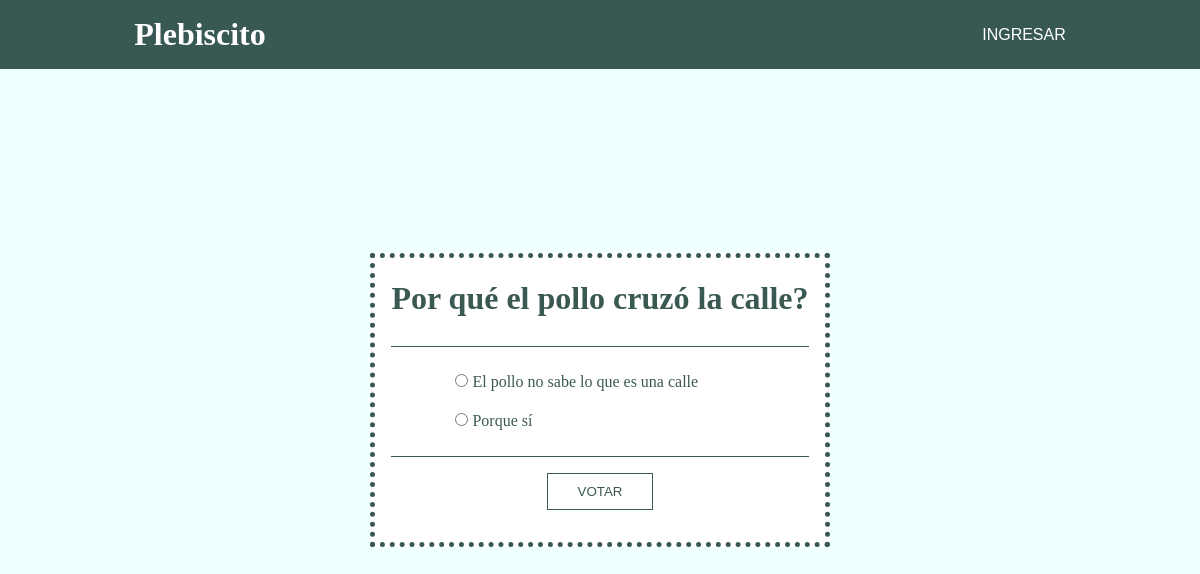
The app's page /polls/5/ with its own data.
### polls/models.py (models this page shows, shortened)
class Question(models.Model):
    question_text = models.CharField(max_length=200)
    pub_date = models.DateTimeField('Fecha de publicación')
    def was_published_recently(self):
        now = timezone.now()
        return now - datetime.timedelta(days=1) <= self.pub_date <=now
    was_published_recently.admin_order_field = 'pub_date'
    was_published_recently.boolean = True
    was_published_recently.short_description = 'Publicado recientemente?'

class Choice(models.Model):
    question = models.ForeignKey(Question, on_delete=models.CASCADE)
    choice_text = models.CharField(max_length=200)
    votes = models.IntegerField(default=0)

### polls/views.py (the view)
# urls.py: path('<int:pk>/', views.DetailView.as_view(), name='detail'),
class DetailView(generic.DetailView):
    model = Question
    template_name = 'polls/detail.html'

### polls/templates/polls/detail.html (shortened to what this page needs)
{% extends 'base.html' %}
{% block content %}
<div class="sub-title">
  <h1>{{ question.question_text }}</h1>
</div>
<div class="sub-content">
<form action='{% url 'polls:vote' question.id %}' method='post'>
{% for choice in question.choice_set.all %}
  <div class="sub-option">
    <input type="radio" name="choice" id="choice{{ forloop.counter }}" value="{{ choice.id }}">
    <label for="choice{{ forloop.counter }}">{{ choice.choice_text }}</label><br>
  </div>
{% endfor %}
</div>
<div class="sub-footer">
    <input type="submit" value="VOTAR">
</div>
{% endblock %}

### polls/templates/base.html (style rules this page uses)
* { margin: 0; padding: 0; }
*, *::before, *::after { box-sizing: border-box; }
:root { --background: rgba(10, 47, 40, 0.8); }
h1, h2, h3 { font-family: 'Times New Roman', Times, serif; }
.sub-title { text-align: center; padding-bottom: 1.5em; border-bottom: 1px solid var(--background); }
.sub-content { padding: 1em; line-height: 1.4; }
.sub-option { padding: .5em 3em; }
.sub-footer { padding: 1em; text-align: center; border-top: 1px solid var(--background); }
input[type=submit] { background: white; color: var(--background); border: 1px solid var(--background); padding: 10px 30px; }

### records on screen
Question: question_text "Por qué el pollo cruzó la calle?"
Choice: choice_text "El pollo no sabe lo que es una calle"
Choice: choice_text "Porque sí"
